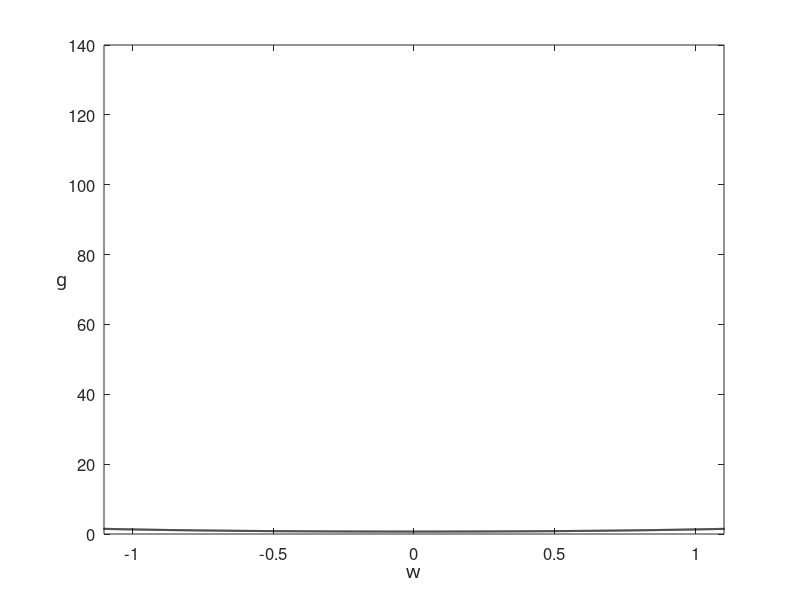

Write the MATLAB code that produced this figure. (Note: this script raises an error after producing the figure.)
function convex_newt_demo()
% convex_newt_demo.m is a toy wrapper to illustrate the path
% taken by Hessian descent (or Newton's method).  The steps are evaluated 
% at the objective, and then plotted.  For the first 5 iterations the
% quadratic surrogate used to transition from point to point is also plotted.
% The plotted points on the objective turn from green to red as the 
% algorithm converges (or reaches a maximum iteration count, preset to 50).
% The (convex) function here is
%
% g(w) = log(1 + exp(w^2))
%
% This file is associated with the book
% "Machine Learning Refined", Cambridge University Press, 2016.
% by Jeremy Watt, Reza Borhani, and Aggelos Katsaggelos.

%%% create function, choose initial point, to perform hessian descent on %%%
range = 1.1;    % symmetric range over which to plot the function
[a,b] = make_fun(range);
w0 = choose_starter(a,b,range);
disp(['You picked starting point w0 = ',num2str(w0)])

%%% perform hessian descent %%%
[w,in,out] = newton_descent(w0);

%%% plot function with hessian descent objective evaluations %%%
plot_it_all(in,out,range)

% performs hessian descent
function [w,in,out] = newton_descent(w)

    % initializations
    grad_stop = 10^-3;
    max_its = 50;
    iter = 1;
    grad_eval = 1;
    in = [w];
    out = [obj(w)];
    
    % main loop
    while abs(grad_eval) > grad_stop && iter <= max_its
        % take gradient step
        grad_eval = grad(w);
        hess_eval = hess(w);
        w = w - grad_eval/hess_eval;
        
        % update containers
        in = [in w];
        out = [out log(1 + exp(w^2))];

        % update stopers
        iter = iter + 1;
    end   
end

% evaluate the objective
function z = obj(y)
    z = log(1 + exp(y^2));
end 

% evaluate the gradient
function z = grad(y)
    z = (2*exp(y^2)*y)/(exp(y^2) + 1);
end 

% evaluate the hessian
function z = hess(y)
    z = (2*exp(y^2)*(2*y^2 + exp(y^2) + 1))/(exp(y^2) + 1)^2;
end 
       
% evaluate surrogate
function z = surrogate(y,x)
    z = obj(y) + grad(y)*(x - y) + 1/2*hess(y)*(x - y).^2;
end

% plot evaluation of descent steps 
function plot_steps(in,out)
    
    % colors for points
    s = (1/length(out):1/length(out):1)';
    colorspec = [s.^(1),flipud(s), zeros(length(out),1)];
    
    % plot initial point
    hold on
    plot(in(1),out(1),'o','Color',colorspec(1,:),'MarkerFaceColor',colorspec(1,:),'MarkerSize',6)
    u = text(in(1),out(1),num2str(0),'VerticalAlignment','bottom','HorizontalAlignment','right','FontSize',15);
    
    % plot first surrogate
    s_range = 0.5;
    s = in(2) - s_range:0.01:in(2) + s_range;
    t = surrogate(in(1),s);
    h = plot(s,t,'--','Color','m');
    
    for i = 1:length(out) - 1
            if i < 5
                pause(1.5)

                % plot point 
                hold on
                plot(in(i+1),out(i+1),'o','Color',colorspec(i,:),'MarkerFaceColor',colorspec(i,:),'MarkerSize',7)
               
                % plot iter number
                hold on
                delete(u)
                u = text(in(i+1),out(i+1),num2str(i),'VerticalAlignment','bottom','HorizontalAlignment','right','FontSize',15);
                
                % plot surrogate
                if i < length(out) - 2
                    pause(0.5)
                    delete(h)
                    s_range = 0.5;
                    s = in(i+2) - s_range:0.01:in(i+2) + s_range;
                    t = surrogate(in(i+1),s);
                    hold on
                    pause(0.5)
                    h = plot(s,t,'--','Color','m');
                end
                
            end
        if i > 5 && i < 15 % just plot point so things don't get too cluttered
            pause(0.3)
            
            % show connector on obj function
            hold on
            plot([in(i),in(i + 1)],[out(i),out(i + 1)],'--','Color','b')

            % plot point
            hold on
            plot(in(i+1),out(i+1),'o','Color',colorspec(i,:),'MarkerFaceColor',colorspec(i,:),'MarkerSize',7)
        end
        if i >= 15 % just plot point so things don't get too cluttered
            pause(0.1)
            
            % show connector on obj function
            hold on
            plot([in(i),in(i + 1)],[out(i),out(i + 1)],'--','Color','b')
            
            % plot point
            plot(in(i+1),out(i+1),'o','Color',colorspec(i,:),'MarkerFaceColor',colorspec(i,:),'MarkerSize',7)
        end 
        if i == length(out) - 1
            hold on
            delete(u)
            u = text(in(i+1),out(i+1),num2str(i),'VerticalAlignment','bottom','HorizontalAlignment','right','FontSize',15);
        end
    end
end

% makes desired function over -range*10 to range*10
function [a,b] = make_fun(range)
    a = [-range*10:0.001:range*10];
    b = log(1 + exp(a.^2));
end

% plots everything
function plot_it_all(in,out,range)
    % plot function first
    plot(a,b,'k','LineWidth',1.5)

    % adjust window for best visualization,remove possible infinity values
    % obtained from too big of learning rate grad descent steps
    ind = isnan(in);
    in(ind) = [];
    out(ind) = [];
    ind = isinf(out);
    in(ind) = [];
    out(ind) = [];
    axis([min([-range,in]) max([range,in]) (min(out) - 0.1) (max(out) + 0.1)])
    box on
    xlabel('w','Fontsize',18,'FontName','cmmi9')
    ylabel('g','Fontsize',18,'FontName','cmmi9')
    set(get(gca,'YLabel'),'Rotation',0)
    set(gcf,'color','w');
    set(gca,'FontSize',12);

    % plot grad descent steps evaluated at the objective
    plot_steps(in,out)
end

% allows selection of initial point
function z = choose_starter(a,b,r)
    % make window for point picking
    plot(a,b,'k','LineWidth',1.5)
    axis([-r r log(2) log(1 + exp(1))])
    title('Pick starting point!')
    box on
    xlabel('w','Fontsize',18,'FontName','cmmi9')
    ylabel('g','Fontsize',18,'FontName','cmmi9')
    set(get(gca,'YLabel'),'Rotation',0)
    set(gcf,'color','w');
    set(gca,'FontSize',12);

    % pick a point
    [z,w]=ginput(1);
    close gcf
end
end